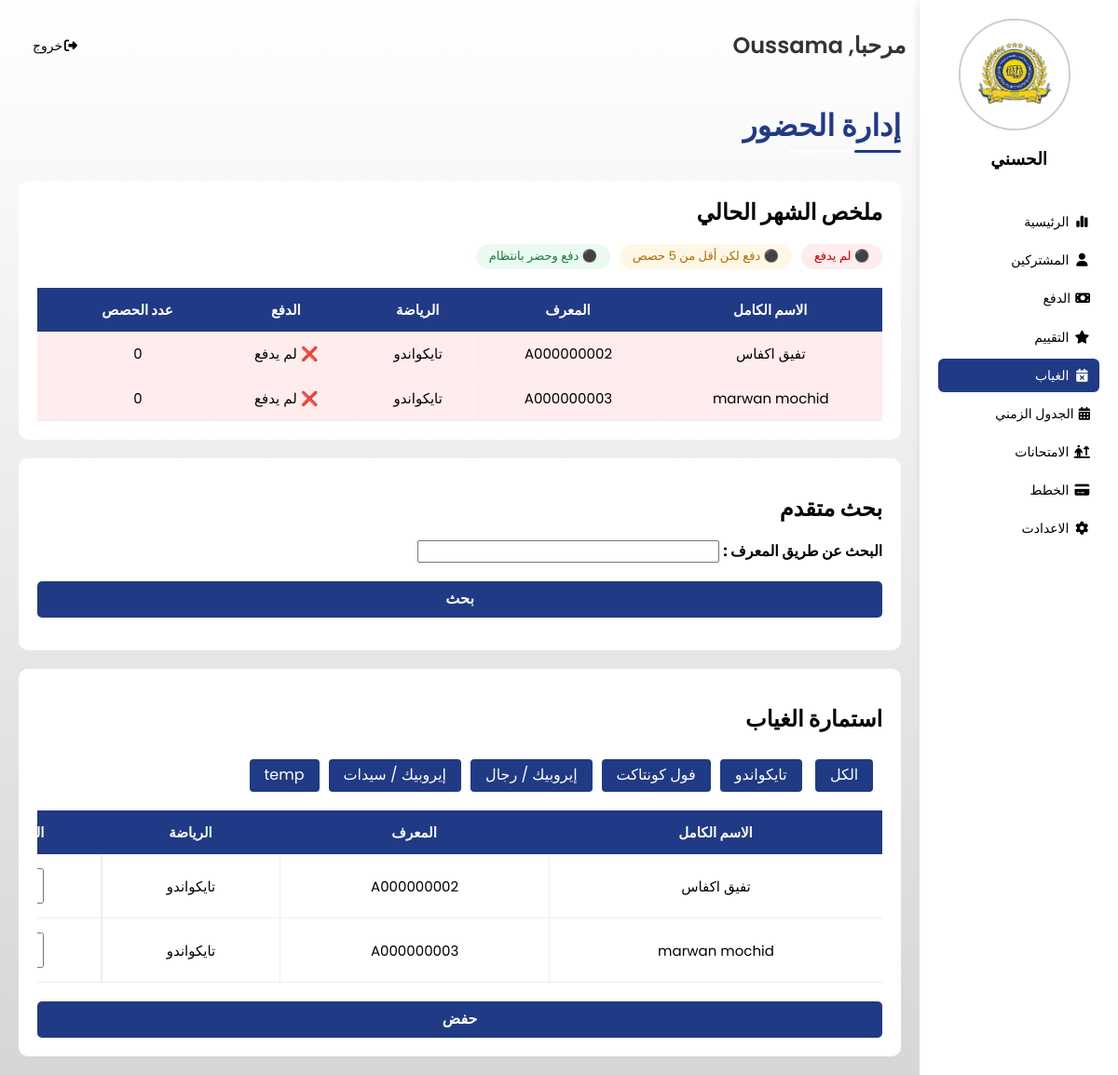
The page /assets/admin/absence.php (signed in) on the database its author committed.
### tables this page shows
CREATE TABLE `adherents` (
  `identifier` varchar(20) NOT NULL,
  `nom` varchar(50) NOT NULL,
  `prenom` varchar(50) NOT NULL,
  `date_naissance` date NOT NULL,
  `poids` decimal(5,2) NOT NULL,
  `type` varchar(50) NOT NULL,
  `date_adhesion` date NOT NULL DEFAULT (curdate()),
  `image_path` varchar(255) DEFAULT NULL,
  `BC_path` varchar(255) DEFAULT NULL,
  `guardian_name` varchar(50) DEFAULT NULL,
  `guardian_phone` varchar(15) DEFAULT NULL,
  `second_guardian_phone` varchar(15) DEFAULT NULL,
  `address` varchar(255) DEFAULT NULL,
  `health_status` varchar(20) DEFAULT NULL,
  `blood_type` varchar(50) DEFAULT NULL,
  `status` varchar(50) DEFAULT 'pending',
  `current_belt` varchar(50) DEFAULT NULL,
  `next_belt` varchar(50) DEFAULT NULL,
  `licence` varchar(250) DEFAULT NULL,
  `note` text DEFAULT NULL
);

CREATE TABLE `plans` (
  `id` int(11) NOT NULL,
  `name` varchar(255) NOT NULL,
  `price` decimal(10,2) NOT NULL,
  `created_at` date NOT NULL DEFAULT (curdate()),
  `description` varchar(500) DEFAULT NULL,
  `assurance` decimal(10,2) DEFAULT NULL,
  `adherence` decimal(10,2) DEFAULT NULL
);

### assets/admin/absence.php (the view, shortened to what this page needs)
<?php
require "../php/db_connection.php";
function getPlans($conn)
{
    $stmt = $conn->prepare("SELECT name FROM plans");
    $stmt->execute();
    $result = $stmt->get_result();
    $plans = $result->fetch_all(MYSQLI_ASSOC);
    return $plans;
}
function getMonthlyStats($conn)
{
    $stmt = $conn->prepare("
        SELECT
            a.identifier,
            a.nom,
            a.prenom,
            a.type,
            (SELECT COUNT(*) FROM payments p
             WHERE p.identifier = a.identifier
             AND MONTH(p.Date) = MONTH(CURDATE())
             AND YEAR(p.Date) = YEAR(CURDATE())
             AND p.type = 'mois') AS paid,
            (SELECT COUNT(*) FROM attendance att
             WHERE att.identifier = a.identifier
             AND MONTH(att.date) = MONTH(CURDATE())
             AND YEAR(att.date) = YEAR(CURDATE())) AS sessions
        FROM adherents a
        WHERE a.status = 'active'
        ORDER BY paid ASC, sessions ASC
    ");
    $stmt->execute();
    $result = $stmt->get_result();
    $stats = $result->fetch_all(MYSQLI_ASSOC);
    return $stats;
}
$plans = getPlans($conn);
$monthlyStats = getMonthlyStats($conn);
$currentDay = (int)date('j');
?>
<!DOCTYPE html>
<html lang="en">
<head>
    <link rel="stylesheet" href="../css/framework.css">
    <link rel="stylesheet" href="../css/dashbord.css">
    <link rel="stylesheet" href="../css/normalize.css" />
    <link rel="stylesheet" href="../css/all.min.css" />
    <link rel="stylesheet" href="https://cdn.jsdelivr.net/npm/toastify-js/src/toastify.min.css">
</head>
<body dir="rtl">
    <div class="page d-flex">
        <?php require 'sidebar.php'; ?>
        <div class="content w-full">
            <?php require 'header.php'; ?>
            <h1 class="p-relative">إدارة الحضور</h1>
            <div class="absences p-20 bg-fff rad-10 m-20">
                <h2 class="mt-0 mb-20">ملخص الشهر الحالي</h2>
                <?php if ($currentDay < 10): ?>
                    <p style="text-align:center;color:#888;">سيظهر الملخص بعد اليوم العاشر من الشهر (اليوم الحالي: <?php echo $currentDay; ?>)</p>
                <?php else: ?>
                    <div style="display:flex;gap:10px;margin-bottom:20px;flex-wrap:wrap;">
                        <span style="background:#ffecec;color:#c00;padding:6px 14px;border-radius:20px;font-size:13px;">&#9899; لم يدفع</span>
                        <span style="background:#fff7e6;color:#b36b00;padding:6px 14px;border-radius:20px;font-size:13px;">&#9899; دفع لكن أقل من 5 حصص</span>
                        <span style="background:#eafaf1;color:#1a7a3a;padding:6px 14px;border-radius:20px;font-size:13px;">&#9899; دفع وحضر بانتظام</span>
                    </div>
                    <div class="responsive-table">
                        <table class="fs-15 w-full">
                            <thead>
                                <tr>
                                    <th>الاسم الكامل</th>
                                    <th>المعرف</th>
                                    <th>الرياضة</th>
                                    <th>الدفع</th>
                                    <th>عدد الحصص</th>
                                    <th>الحالة</th>
                                </tr>
                            </thead>
                            <tbody>
                                <?php foreach ($monthlyStats as $row):
                                    $paid = (int)$row['paid'];
                                    $sessions = (int)$row['sessions'];
                                    if ($paid === 0) {
                                        $statusColor = '#ffecec';
                                        $statusText = 'لم يدفع';
                                        $dotColor = '#c00';
                                    } elseif ($sessions < 5) {
                                        $statusColor = '#fff7e6';
                                        $statusText = 'دفع / حضور ضعيف';
                                        $dotColor = '#b36b00';
                                    } else {
                                        $statusColor = '#eafaf1';
                                        $statusText = 'منتظم';
                                        $dotColor = '#1a7a3a';
                                    }
                                ?>
                                    <tr style="background:<?php echo $statusColor; ?>">
                                        <td><?php echo htmlspecialchars($row['prenom'] . ' ' . $row['nom']); ?></td>
                                        <td><?php echo htmlspecialchars($row['identifier']); ?></td>
                                        <td><?php echo htmlspecialchars($row['type']); ?></td>
                                        <td><?php echo $paid > 0 ? '✅ دفع' : '❌ لم يدفع'; ?></td>
                                        <td><?php echo $sessions; ?></td>
                                        <td style="color:<?php echo $dotColor; ?>;font-weight:600;"><?php echo $statusText; ?></td>
                                    </tr>
                                <?php endforeach; ?>
                            </tbody>
                        </table>
                    </div>
                <?php endif; ?>
            </div>
            <div class="absences p-20 bg-fff rad-10 m-20">
                <h2 class="mt-0 mb-20 mt-20">بحث متقدم</h2>
                <form method="post" action="<?php echo htmlspecialchars($_SERVER["PHP_SELF"]); ?>">
                    <div class="form-group">
                        <label for="identifier">البحث عن طريق المعرف :</label>
                        <input type="text" id="identifier" name="identifier" class="form-control" required>
                        <button type="submit" class="btn btn-primary mt-20">بحث</button>
                    </div>
                </form>
            </div>
            <div class="absences p-20 bg-fff rad-10 m-20 special">
                <h2 class="mt-0 mb-20 mt-20">استمارة الغياب</h2>
                <div class="responsive-table ">
                    <div class="options w-full">
                        <div class="branch-filter mt-10 mb-10">
                            <button class="btn-shape bg-c-60 color-fff active mb-10" data-branch="all">الكل</button>
                            <?php
                            foreach ($plans as $plan) {
                                echo "<button class='btn-shape bg-c-60 color-fff mb-10' data-branch='" . htmlspecialchars($plan['name']) . "'>" . htmlspecialchars($plan['name']) . "</button>";
                            }
                            ?>
                        </div>
                    </div>
                </div>
                <div class="responsive-table ">
                    <form id="absence-form" method="post" action="../php/save_absences.php">
                        <table class="fs-15 w-full" id="adherent-list">
                            <thead>
                                <tr>
                                    <th>الاسم الكامل</th>
                                    <th>المعرف</th>
                                    <th>الرياضة</th>
                                    <th>الغياب</th>
                                </tr>
                            </thead>
                            <tbody>
                                <?php
                                $stmt1 = $conn->prepare("SELECT * FROM adherents WHERE status = ?");
                                $status_active = 'active';
                                $stmt1->bind_param("s", $status_active);
                                $stmt1->execute();
                                $result1 = $stmt1->get_result();
                                if ($result1->num_rows > 0) {
                                    while ($rows1 = $result1->fetch_assoc()) {
                                        $stmt2 = $conn->prepare("SELECT * FROM adherents WHERE identifier = ?");
                                        $stmt2->bind_param("s", $rows1['identifier']);
                                        $stmt2->execute();
                                        $res1 = $stmt2->get_result();
                                        $row1 = $res1->fetch_assoc();
                                        echo "<tr data-branch='" . htmlspecialchars($row1['type']) . "'>";
                                        echo "<td>" . htmlspecialchars($row1['prenom'] . " " . $row1['nom']) . "</td>";
                                        echo "<td>" . htmlspecialchars($rows1['identifier']) . "</td>";
                                        echo "<td>" . htmlspecialchars($row1['type']) . "</td>";
                                        $identifiant = $rows1['identifier'];
                                        echo "<td>
                                            <input type='checkbox' name='absente[]' value='$identifiant' class='absence-checkbox'>
                                        </td>";
                                        echo "</tr>";
                                    }
                                } else {
                                    echo "</tbody></table>";
                                    echo "<div class='no-results'>Aucune adhérent trouvée</div>";
                                }
                                ?>
                            </tbody>
                        </table>
                        <button type="submit" class="btn mt-20">حفض</button>
                    </form>
                </div>
            </div>
        </div>
    </div>
</body>
</html>

### assets/admin/sidebar.php
<?php
$current_page = basename($_SERVER['PHP_SELF']);
require "../php/db_connection.php";
$sql = "SELECT logo, club_name from admin";
$res = $conn->query($sql);
$row = $res->fetch_assoc();
?>
<div class="sidebar bg-fff p-20 p-relative">
    <div class="profile-header">
        <img src="../images/<?php echo $row['logo'];?>" alt="Image de Profil" class="profile-image m-0 mr-10">
        <div class="profile-info">
            <h3 class="p-relative txt-c mt-0"><?php echo $row['club_name'];?></h3>
        </div>
    </div>
    <ul>
        <li>
            <a href="index.php" class="<?php echo $current_page == 'index.php' ? 'active' : ''; ?> d-flex align-c fs-14 color-000 rad-6 p-10">
                <i class="fa-solid fa-chart-simple fa-fw ml-5"></i>
                <span class="fs-14 ml-10">الرئيسية</span>
            </a>
        </li>
        <li>
            <a href="adherentes.php" class="<?php echo $current_page == 'adherentes.php' ? 'active' : ''; ?> d-flex align-c fs-14 color-000 rad-6 p-10">
                <i class="fa-solid fa-user fa-fw ml-10 ml-5"></i>
                <span class="fs-14 ml-10">المشتركين</span>
            </a>
        </li>
        <li>
            <a href="paiement.php" class="<?php echo $current_page == 'paiement.php' ? 'active' : ''; ?> d-flex align-c fs-14 color-000 rad-6 p-10">
                <i class="fa-solid fa-money-bill ml-5"></i>
                <span class="fs-14 ml-10">الدفع</span>
            </a>
        </li>
        <li>
            <a href="evaluation.php" class="<?php echo $current_page == 'evaluation.php' ? 'active' : ''; ?> d-flex align-c fs-14 color-000 rad-6 p-10">
                <i class="fa-solid fa-star fa-fw ml-5"></i>
                <span class="fs-14 ml-10">التقييم</span>
            </a>
        </li>
        <li>
            <a href="absence.php" class="<?php echo $current_page == 'absence.php' ? 'active' : ''; ?> d-flex align-c fs-14 color-000 rad-6 p-10">
                <i class="fa-solid fa-calendar-xmark fa-fw ml-5"></i>
                <span class="fs-14 ml-10">الغياب</span>
            </a>
        </li>
        <li>
            <a href="horaire.php" class="<?php echo $current_page == 'horaire.php' ? 'active' : ''; ?> d-flex align-c fs-14 color-000 rad-6 p-10">
                <i class="fa-solid fa-calendar-days ml-5"></i>
                <span class="fs-14 ml-10">الجدول الزمني</span>
            </a>
        </li>
        <li>
            <a href="exame.php" class="<?php echo $current_page == 'exame.php' ? 'active' : ''; ?> d-flex align-c fs-14 color-000 rad-6 p-10">
                <i class="fa-solid fa-person-arrow-up-from-line fa-fw ml-5"></i>
                <span class="fs-14 ml-10">الامتحانات</span>
            </a>
        </li>
        <li>
            <a href="plans.php" class="<?php echo $current_page == 'plans.php' ? 'active' : ''; ?> d-flex align-c fs-14 color-000 rad-6 p-10">
                <i class="fa-solid fa-credit-card fa-fw ml-5"></i>
                <span class="fs-14 ml-10">الخطط</span>
            </a>
        </li>
        <li>
            <a href="settings.php" class="<?php echo $current_page == 'settings.php' ? 'active' : ''; ?> d-flex align-c fs-14 color-000 rad-6 p-10">
                <i class="fa-solid fa-gear fa-fw ml-5"></i>
                <span class="fs-14 ml-10">الاعدادت</span>
            </a>
        </li>
    </ul>
</div>

### rows shown on the page
adherents: prenom+nom "تفيق اكفاس", identifier "A000000002", type "تايكواندو", sessions "0"
adherents: prenom+nom "marwan mochid", identifier "A000000003", type "تايكواندو", sessions "0"
plans: name "تايكواندو"
plans: name "فول كونتاكت"
plans: name "إيروبيك / رجال"
plans: name "إيروبيك / سيدات"
plans: name "temp"

### other values the page prints
$row['club_name'] "الحسني"
$user_name "Oussama"
